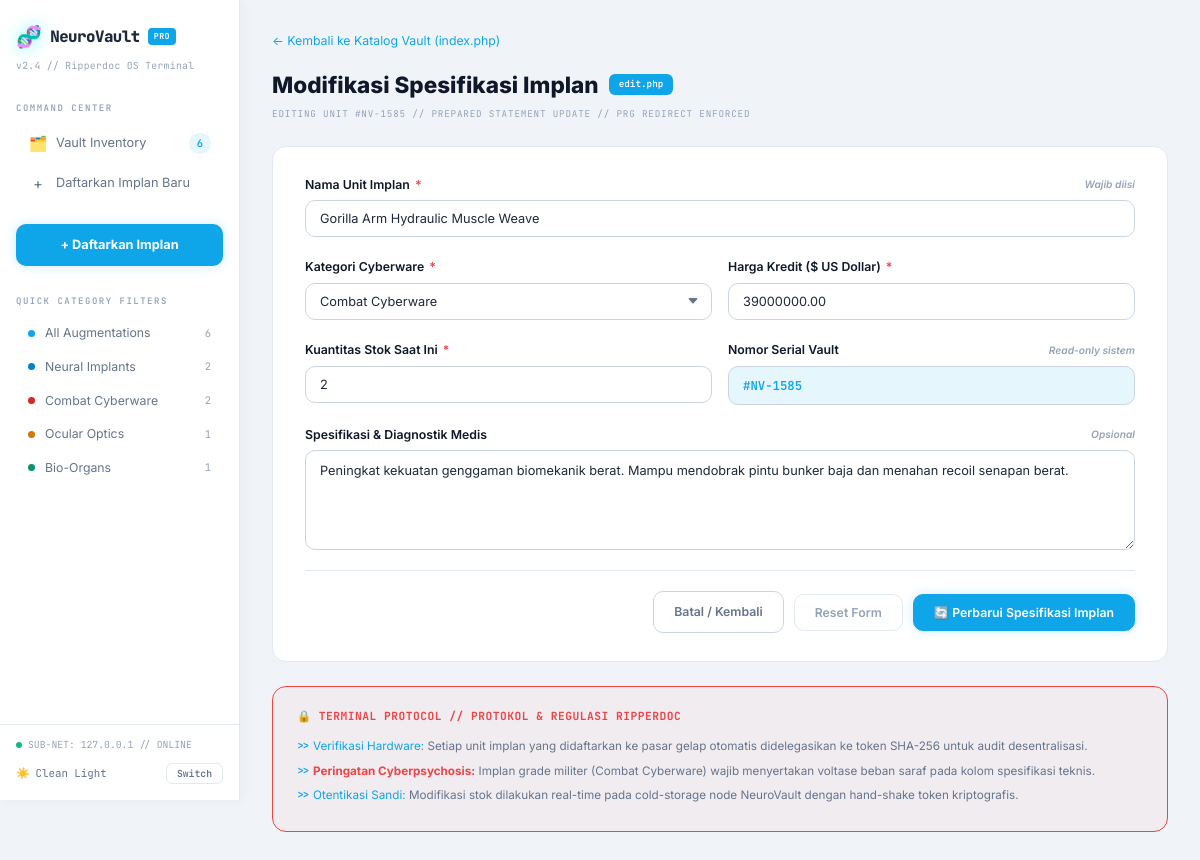
/edit.php?id=5, run on the app's committed database.
### tables this page shows
CREATE TABLE IF NOT EXISTS products (
    id          INT AUTO_INCREMENT PRIMARY KEY,
    name        VARCHAR(100)   NOT NULL UNIQUE,
    category    VARCHAR(50)    NOT NULL DEFAULT 'Umum',
    description TEXT           NULL,
    price       DECIMAL(12,2)  NOT NULL,
    stock       INT            NOT NULL DEFAULT 0,
    created_at  TIMESTAMP      DEFAULT CURRENT_TIMESTAMP
);

### edit.php (the view, shortened to what this page needs)
<?php
require_once __DIR__ . '/config/db.php';
$theme = $_COOKIE['neurovault_theme'] ?? 'light';
$countStmt  = $pdo->query("SELECT COUNT(*) as total FROM products");
$totalItems = (int)$countStmt->fetch()['total'];
$catStmt   = $pdo->query("SELECT category, COUNT(*) as cnt FROM products GROUP BY category ORDER BY category");
$catCounts = $catStmt->fetchAll();
$catCountMap = [];
foreach ($catCounts as $cc) {
    $catCountMap[$cc['category']] = $cc['cnt'];
}
function e(string $str): string {
    return htmlspecialchars($str, ENT_QUOTES, 'UTF-8');
}
function getCatClass(string $cat): string {
    $map = ['Neural Implants' => 'neural', 'Combat Cyberware' => 'combat', 'Ocular Optics' => 'ocular', 'Bio-Organs' => 'bio'];
    return $map[$cat] ?? 'default';
}
function serialNumber(int $id): string {
    return '#NV-' . str_pad($id * 317 % 10000, 4, '0', STR_PAD_LEFT);
}
$id = filter_input(INPUT_GET, 'id', FILTER_VALIDATE_INT) ?: filter_input(INPUT_POST, 'id', FILTER_VALIDATE_INT);
$fetchStmt = $pdo->prepare("SELECT * FROM products WHERE id = :id");
$fetchStmt->execute([':id' => $id]);
$product = $fetchStmt->fetch();
$old    = [
    'name'        => $product['name'],
    'category'    => $product['category'],
    'price'       => $product['price'],
    'stock'       => $product['stock'],
    'description' => $product['description'] ?? '',
];
$categories = ['Neural Implants', 'Combat Cyberware', 'Ocular Optics', 'Bio-Organs', 'Umum'];
$serial     = serialNumber($id);
?>
<!DOCTYPE html>
<html lang="id" data-theme="<?= e($theme) ?>">
<head>
    <link rel="stylesheet" href="assets/style.css">
</head>
<body>
    <div class="app-layout">
        <aside class="sidebar" id="sidebar">
            <div class="sidebar-header">
                <div class="logo-row">
                    <span class="logo-icon">🧬</span>
                    <span class="logo-text">NeuroVault</span>
                    <span class="logo-badge">PRO</span>
                </div>
                <div class="logo-version">v2.4 // Ripperdoc OS Terminal</div>
            </div>
            <div class="sidebar-section">
                <div class="sidebar-label">Command Center</div>
                <a href="index.php" class="nav-item" id="navVault">
                    <span class="nav-icon">🗂️</span>
                    <span>Vault Inventory</span>
                    <span class="nav-badge"><?= $totalItems ?></span>
                </a>
                <a href="create.php" class="nav-item" id="navCreate">
                    <span class="nav-icon">+</span>
                    <span>Daftarkan Implan Baru</span>
                </a>
            </div>
            <div class="sidebar-action">
                <a href="create.php" class="btn-sidebar-action" id="btnSidebarCreate">
                    + Daftarkan Implan
                </a>
            </div>
            <div class="sidebar-section">
                <div class="sidebar-label">Quick Category Filters</div>
                <ul class="category-list">
                    <li>
                        <a href="index.php" class="category-item" id="filterAll">
                            <span class="category-dot all"></span>
                            <span>All Augmentations</span>
                            <span class="category-count"><?= $totalItems ?></span>
                        </a>
                    </li>
                    <?php
                    $allCategories = ['Neural Implants', 'Combat Cyberware', 'Ocular Optics', 'Bio-Organs'];
                    foreach ($allCategories as $cat):
                        $cls = getCatClass($cat);
                        $cnt = $catCountMap[$cat] ?? 0;
                    ?>
                    <li>
                        <a href="index.php?category=<?= urlencode($cat) ?>" class="category-item" id="filter<?= str_replace(' ', '', $cat) ?>">
                            <span class="category-dot <?= $cls ?>"></span>
                            <span><?= e($cat) ?></span>
                            <span class="category-count"><?= $cnt ?></span>
                        </a>
                    </li>
                    <?php endforeach; ?>
                </ul>
            </div>
            <div class="sidebar-footer">
                <div class="subnet-status">
                    <span class="status-dot"></span>
                    <span>SUB-NET: 127.0.0.1 // ONLINE</span>
                </div>
                <div class="theme-toggle">
                    <span class="theme-toggle-label" id="themeLabel">
                        <span id="themeIcon"><?= $theme === 'light' ? '☀️' : '🌙' ?></span>
                        <span id="themeName"><?= $theme === 'light' ? 'Clean Light' : 'Cyber Dark' ?></span>
                    </span>
                    <button class="theme-toggle-btn" id="themeToggleBtn">Switch</button>
                </div>
            </div>
        </aside>
        <main class="main-content">
            <div class="form-page-header">
                <a href="index.php" class="back-link" id="backLink">← Kembali ke Katalog Vault (index.php)</a>
                <div class="form-title">
                    <span>Modifikasi Spesifikasi Implan</span>
                    <span class="file-badge">edit.php</span>
                </div>
                <p class="form-subtitle">EDITING UNIT <?= e($serial) ?> // PREPARED STATEMENT UPDATE // PRG REDIRECT ENFORCED</p>
            </div>
            <form method="POST" action="edit.php?id=<?= $id ?>" class="form-container" id="editForm">
                <div class="form-row single">
                    <div class="form-group">
                        <label class="form-label" for="inputName">
                            <span>Nama Unit Implan <span class="required">*</span></span>
                            <span class="form-hint">Wajib diisi</span>
                        </label>
                        <input type="text"
                               name="name"
                               id="inputName"
                               class="form-input"
                               placeholder="Contoh: Netwatch Netdriver Mk.5"
                               value="<?= e($old['name']) ?>"
                               required
                               minlength="3"
                               maxlength="100">
                    </div>
                </div>
                <div class="form-row">
                    <div class="form-group">
                        <label class="form-label" for="inputCategory">
                            <span>Kategori Cyberware <span class="required">*</span></span>
                        </label>
                        <select name="category" id="inputCategory" class="form-select" required>
                            <?php foreach ($categories as $cat): ?>
                            <option value="<?= e($cat) ?>" <?= $old['category'] === $cat ? 'selected' : '' ?>>
                                <?= e($cat) ?>
                            </option>
                            <?php endforeach; ?>
                        </select>
                    </div>
                    <div class="form-group">
                        <label class="form-label" for="inputPrice">
                            <span>Harga Kredit ($ US Dollar) <span class="required">*</span></span>
                        </label>
                        <input type="number"
                               name="price"
                               id="inputPrice"
                               class="form-input"
                               placeholder="25000"
                               value="<?= e($old['price']) ?>"
                               required
                               min="1"
                               step="any">
                    </div>
                </div>
                <div class="form-row">
                    <div class="form-group">
                        <label class="form-label" for="inputStock">
                            <span>Kuantitas Stok Saat Ini <span class="required">*</span></span>
                        </label>
                        <input type="number"
                               name="stock"
                               id="inputStock"
                               class="form-input"
                               placeholder="1"
                               value="<?= e($old['stock']) ?>"
                               required
                               min="0"
                               step="1">
                    </div>
                    <div class="form-group">
                        <label class="form-label" for="inputSerial">
                            <span>Nomor Serial Vault</span>
                            <span class="form-hint">Read-only sistem</span>
                        </label>
                        <input type="text"
                               id="inputSerial"
                               class="form-input readonly"
                               value="<?= e($serial) ?>"
                               readonly
                               tabindex="-1">
                    </div>
                </div>
                <div class="form-row single">
                    <div class="form-group">
                        <label class="form-label" for="inputDesc">
                            <span>Spesifikasi & Diagnostik Medis</span>
                            <span class="form-hint">Opsional</span>
                        </label>
                        <textarea name="description"
                                  id="inputDesc"
                                  class="form-textarea"
                                  placeholder="Tuliskan spesifikasi voltase sinaptik, kompatibilitas ripperdoc, atau batasan toleransi cyberpsychosis..."
                                  rows="4"><?= e($old['description']) ?></textarea>
                    </div>
                </div>
                <div class="form-actions">
                    <a href="index.php" class="btn btn-secondary" id="btnCancel">Batal / Kembali</a>
                    <button type="reset" class="btn btn-reset" id="btnReset">Reset Form</button>
                    <button type="submit" class="btn btn-primary" id="btnSubmit">
                        🔄 Perbarui Spesifikasi Implan
                    </button>
                </div>
            </form>
            <div class="protocol-box" id="protocolBox">
                <div class="protocol-title">
                    🔒 TERMINAL PROTOCOL // PROTOKOL & REGULASI RIPPERDOC
                </div>
                <div class="protocol-item">
                    <span class="highlight">Verifikasi Hardware:</span> Setiap unit implan yang didaftarkan ke pasar gelap otomatis didelegasikan ke token SHA-256 untuk audit desentralisasi.
                </div>
                <div class="protocol-item">
                    <strong>Peringatan Cyberpsychosis:</strong> Implan grade militer (Combat Cyberware) wajib menyertakan voltase beban saraf pada kolom spesifikasi teknis.
                </div>
                <div class="protocol-item">
                    <span class="highlight">Otentikasi Sandi:</span> Modifikasi stok dilakukan real-time pada cold-storage node NeuroVault dengan hand-shake token kriptografis.
                </div>
            </div>
        </main>
    </div>
</body>
</html>

### data on the page
products: name "Gorilla Arm Hydraulic Muscle Weave", price "39000000.00", stock "2", description "Peningkat kekuatan genggaman biomekanik berat. Mampu mendobrak pintu bunker baja dan menahan recoil senapan berat."

### other printed values
$totalItems "6"
$cat "Neural Implants"
$cnt "2"
$cat "Combat Cyberware"
$cat "Ocular Optics"
$cnt "1"
$cat "Bio-Organs"
$serial "#NV-1585"
form field category "Combat Cyberware"
